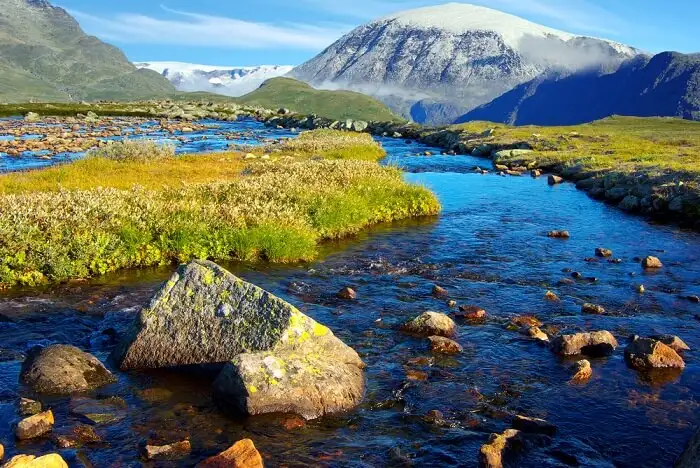
#> input picture python/opencvprogs/assigns/ref.jpg, 700 x 468 px
$ python logtrans.py   (older library calls are emulated)
#> lines starting #> are read from the running program, lines starting #| are printed output that depends on the picture
import cv2
import numpy as np
import matplotlib.pyplot as plt
image = cv2.imread("ref.jpg",cv2.IMREAD_GRAYSCALE)
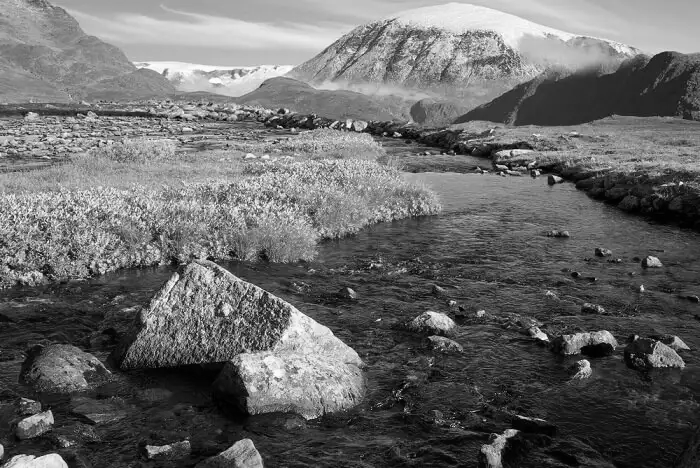
#> image: shape (468, 700); min 0, max 255, mean 104.7
#image_float = np.float32(image)
c = 55
result = c * np.log1p(1.0+image)
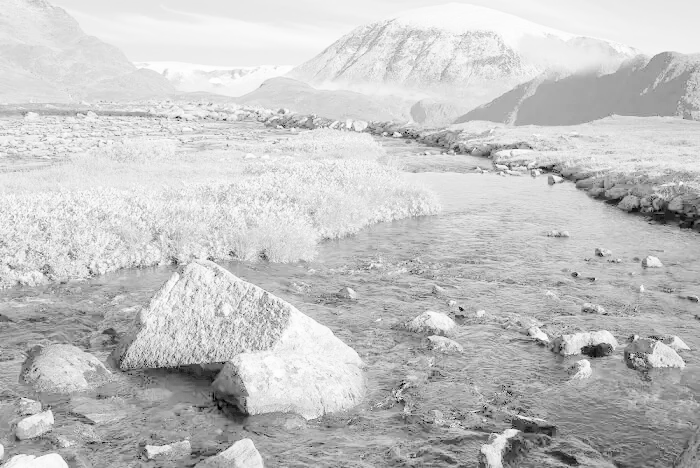
#> result: shape (468, 700) float64; min 38.12, max 305.2, mean 243.7; drawn with min black and max white
result = cv2.normalize(result, None, 0, 255, cv2.NORM_MINMAX, cv2.CV_8U)
hist1 = cv2.calcHist([result], [0], None, [256], [0, 256])
#> hist1 = 256 values, max 5655 at index 227, min 0 at index 1, mean 1279.7
hist2 = cv2.calcHist([image], [0], None, [256], [0, 256])
#> hist2 = 256 values, max 2927 at index 49, min 7 at index 254, mean 1279.7

# Plot the histogram of the output image
plt.figure(figsize=(8, 6))
plt.hist(result.ravel(), 256, [0, 256])
plt.title('Histogram of the Output Image')
plt.xlabel('Pixel Value')
plt.ylabel('Frequency')
plt.show()
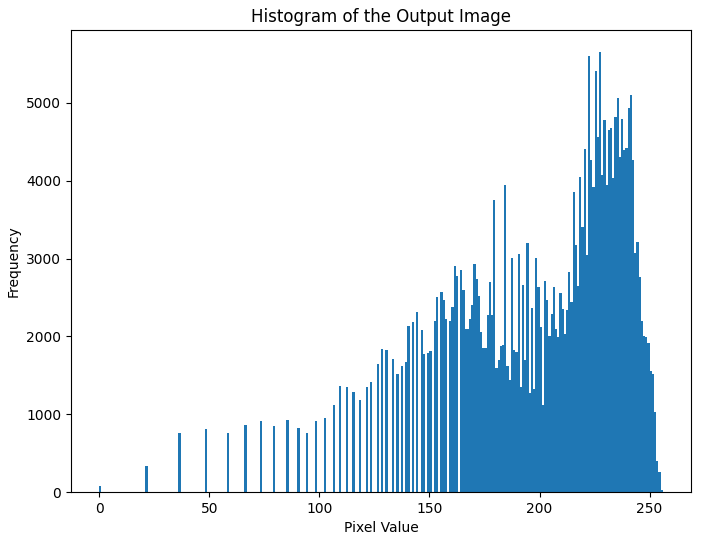
#> figure drawn by matplotlib, 1 panel; tallest bar 5655 high, from x = 227 to 228

# Plot the histogram of the output image
plt.figure(figsize=(8, 6))
plt.hist(image.ravel(), 256, [0, 256])
plt.title('Histogram of the Input Image')
plt.xlabel('Pixel Value')
plt.ylabel('Frequency')
plt.show()
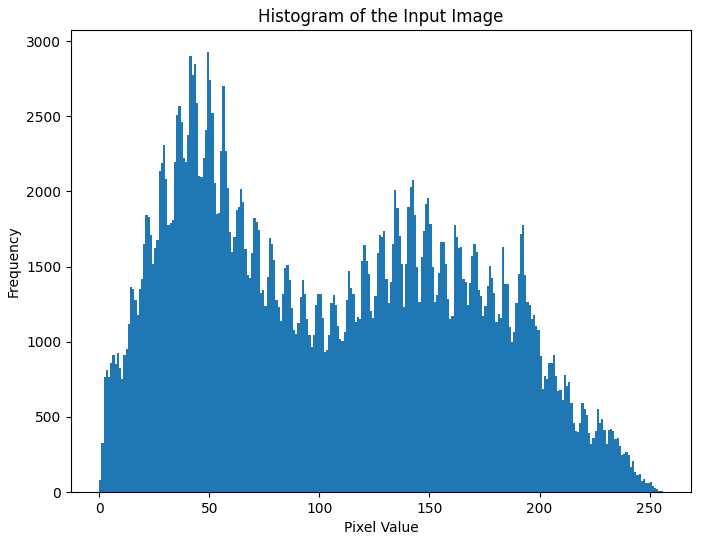
#> figure drawn by matplotlib, 1 panel; tallest bar 2927 high, from x = 49 to 50

#display the images
cv2.imshow("Original",image)
cv2.imshow("Log Transformed",result)
cv2.waitKey(0)
cv2.destroyAllWindows()

$ run again, with python/opencvprogs/assigns/sun.jpg copied over python/opencvprogs/assigns/ref.jpg
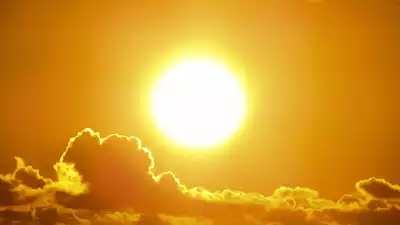
#> input picture python/opencvprogs/assigns/sun.jpg, 400 x 225 px
#> `image = cv2.imread("ref.jpg",cv2.IMREAD_GRAYSCALE)`:
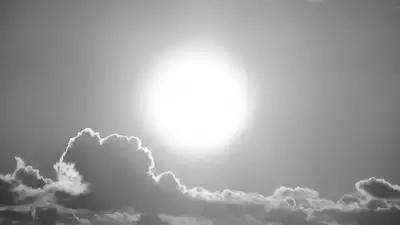
#> image: shape (225, 400); min 52, max 255, mean 157.7
#> hist1 = 256 values, max 5164 at index 254, min 0 at index 1, mean 351.6
#> hist2 = 256 values, max 3674 at index 254, min 0 at index 0, mean 351.6
#> `plt.show()`:
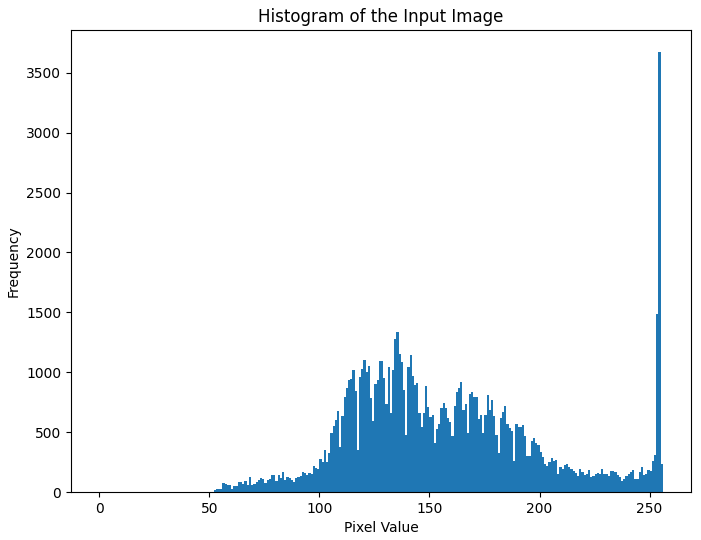
#> figure drawn by matplotlib, 1 panel; tallest bar 3674 high, from x = 254 to 255
